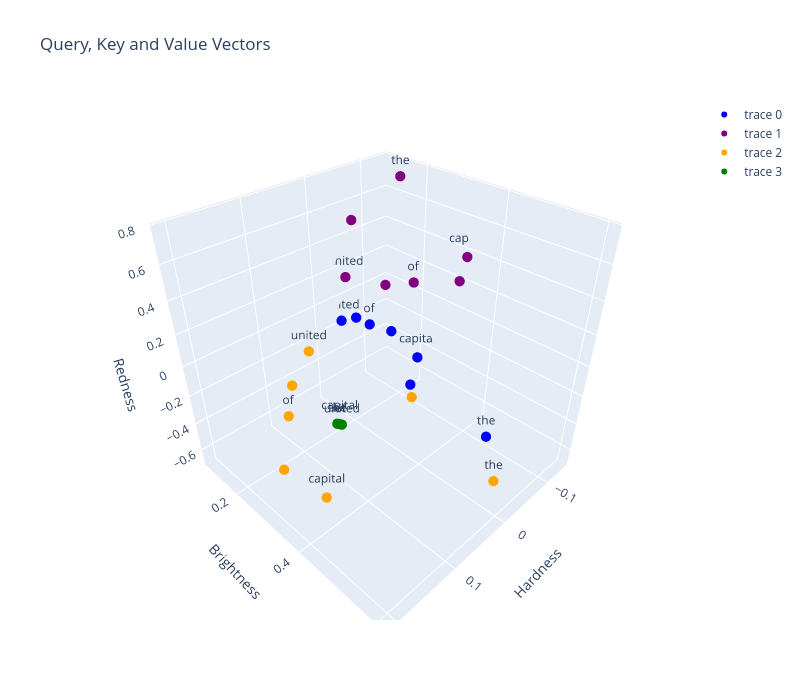

Source (notebook cell):
### Code cell
from plot_tokens import plot_tokens

sentences = [
    {
        "words": q_of_sentences.detach().numpy(),
        "labels": u_tokenizer.tokenize(prompt),
        "color": "blue",
    },
    {
        "words": k_of_sentences.detach().numpy(),
        "labels": u_tokenizer.tokenize(prompt),
        "color": "purple", 
    },
    {
        "words": v_of_sentences.detach().numpy(),
        "labels": u_tokenizer.tokenize(prompt),
        "color": "orange", 
    },
    {
        "words": context_vectors.detach().numpy(),
        "labels": u_tokenizer.tokenize(prompt),
        "color": "green", 
    }
]
plot_tokens(sentences, "Query, Key and Value Vectors")

### Figure 1 — Plotly figure (JSON) as saved in the notebook; plotly's stock layout.template omitted (floating-point values rounded to 4 significant figures)
{"data": [{"hoverinfo": "text", "marker": {"color": "blue", "size": 6}, "mode": "markers+text", "text": ["the", " ", "capital", " ", "of", " ", "united"], "type": "scatter3d", "x": [-0.1048, -0.06219, -0.1219, -0.1192, -0.08695, -0.0723, -0.04093], "y": [0.4582, 0.2872, 0.2273, 0.1452, 0.1206, 0.09814, 0.09973], "z": [-0.6756, -0.4357, -0.4343, -0.3281, -0.2459, -0.1946, -0.1595]}, {"hoverinfo": "text", "marker": {"color": "purple", "size": 6}, "mode": "markers+text", "text": ["the", " ", "capital", " ", "of", " ", "united"], "type": "scatter3d", "x": [-0.1108, -0.06891, -0.1393, -0.1264, -0.094, -0.07169, -0.04621], "y": [0.1798, 0.09808, 0.3296, 0.3293, 0.2462, 0.1953, 0.1105], "z": [0.7632, 0.4864, 0.3707, 0.2356, 0.1892, 0.1536, 0.1561]}, {"hoverinfo": "text", "marker": {"color": "orange", "size": 6}, "mode": "markers+text", "text": ["the", " ", "capital", " ", "of", " ", "united"], "type": "scatter3d", "x": [0.02359, 0.006037, 0.1932, 0.2072, 0.1528, 0.1172, 0.05864], "y": [0.6073, 0.3826, 0.4459, 0.3596, 0.272, 0.2174, 0.1643], "z": [-0.3623, -0.2235, -0.2893, -0.2374, -0.1832, -0.1453, -0.1091]}, {"hoverinfo": "text", "marker": {"color": "green", "size": 6}, "mode": "markers+text", "text": ["the", " ", "capital", " ", "of", " ", "united"], "type": "scatter3d", "x": [0.1131, 0.1114, 0.1113, 0.1105, 0.11, 0.1097, 0.1095], "y": [0.3409, 0.3439, 0.344, 0.3454, 0.3465, 0.3472, 0.3477], "z": [-0.2168, -0.2184, -0.2184, -0.2191, -0.2197, -0.22, -0.2203]}], "layout": {"height": 700, "scene": {"xaxis": {"title": {"text": "Hardness"}}, "yaxis": {"title": {"text": "Brightness"}}, "zaxis": {"title": {"text": "Redness"}}}, "title": {"text": "Query, Key and Value Vectors"}, "width": 800}}
